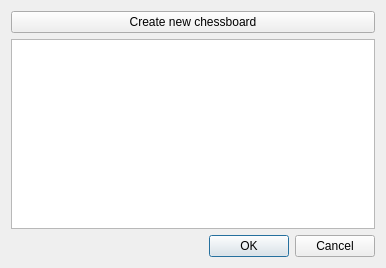
<?xml version="1.0" encoding="UTF-8"?>
<ui version="4.0">
 <class>Dialog</class>
 <widget class="QDialog" name="Dialog">
  <property name="geometry">
   <rect>
    <x>0</x>
    <y>0</y>
    <width>386</width>
    <height>268</height>
   </rect>
  </property>
  <property name="windowTitle">
   <string>Dialog</string>
  </property>
  <layout class="QVBoxLayout" name="verticalLayout">
   <item>
    <widget class="QPushButton" name="btnCreateChessboard">
     <property name="text">
      <string>Create new chessboard</string>
     </property>
    </widget>
   </item>
   <item>
    <widget class="QPlainTextEdit" name="txbLogger"/>
   </item>
   <item>
    <widget class="QDialogButtonBox" name="buttonBox">
     <property name="standardButtons">
      <set>QDialogButtonBox::Cancel|QDialogButtonBox::Ok</set>
     </property>
    </widget>
   </item>
  </layout>
 </widget>
 <resources/>
 <connections/>
</ui>
